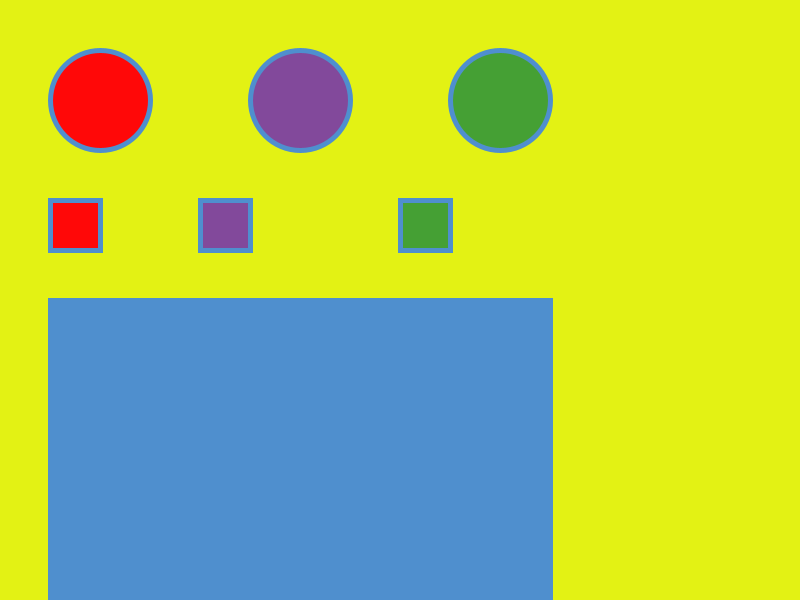
Frame 1 (no input)
Frame 60 (the mouse pressed at the canvas centre just before this capture): identical to frame 1, image omitted
Frame 120 (the mouse held since frame 60 and released just before this capture): identical to frame 1, image omitted

The Processing sketch that drew this single still picture (run headless with seeded random() and noise(); from frame 60 on, the mouse is pressed at the canvas centre):

// Processing sketch: unit3
// ── unit3.pde
color red = #FF0808;
color green = #45A034;
color purple = #82499B;
color yellow = #E3F214;
color blue = #4F8FCE;
color white = #FFFFFF;  
   color selectedcolor;
   
  void setup() {
    size(800,600);
    strokeWeight(5);
    stroke(blue);
  selectedcolor = blue;
}
  void draw() {
    background(yellow);
     //buttons
 
  if ( dist(100,100, mouseX, mouseY) < 50) { 
  stroke(white);
  }else{
   stroke(blue);
  }
     fill(red);
     circle(100,100,100);
    
     if ( dist(300,100, mouseX, mouseY) < 50) { 
  stroke(white);
  }else{
   stroke(blue);
  }
     fill(purple);
     circle(300, 100, 100);
    stroke(blue); 
      if ( dist(500,100, mouseX, mouseY) < 50) { 
  stroke(white);
  }else{
   stroke(blue);
  }
     fill(green);
     circle(500,100, 100);
     stroke(blue);
     
     fill(red);
     square(50,200,50);
     
     fill(purple);
     square(200,200,50);
     
     fill(green);
     square(400,200,50);
     //indicator
fill(selectedcolor);
  square(50,300,500);
  }
  
  
  void mouseReleased() {
    if ( dist(100,100, mouseX, mouseY) < 50) {
    selectedcolor = red;
    }
 if ( dist(300,100, mouseX, mouseY) < 50) {
 selectedcolor = purple;
 }
  if ( dist(500,100, mouseX, mouseY) < 50) {
 selectedcolor = green;
 }
  }
  
